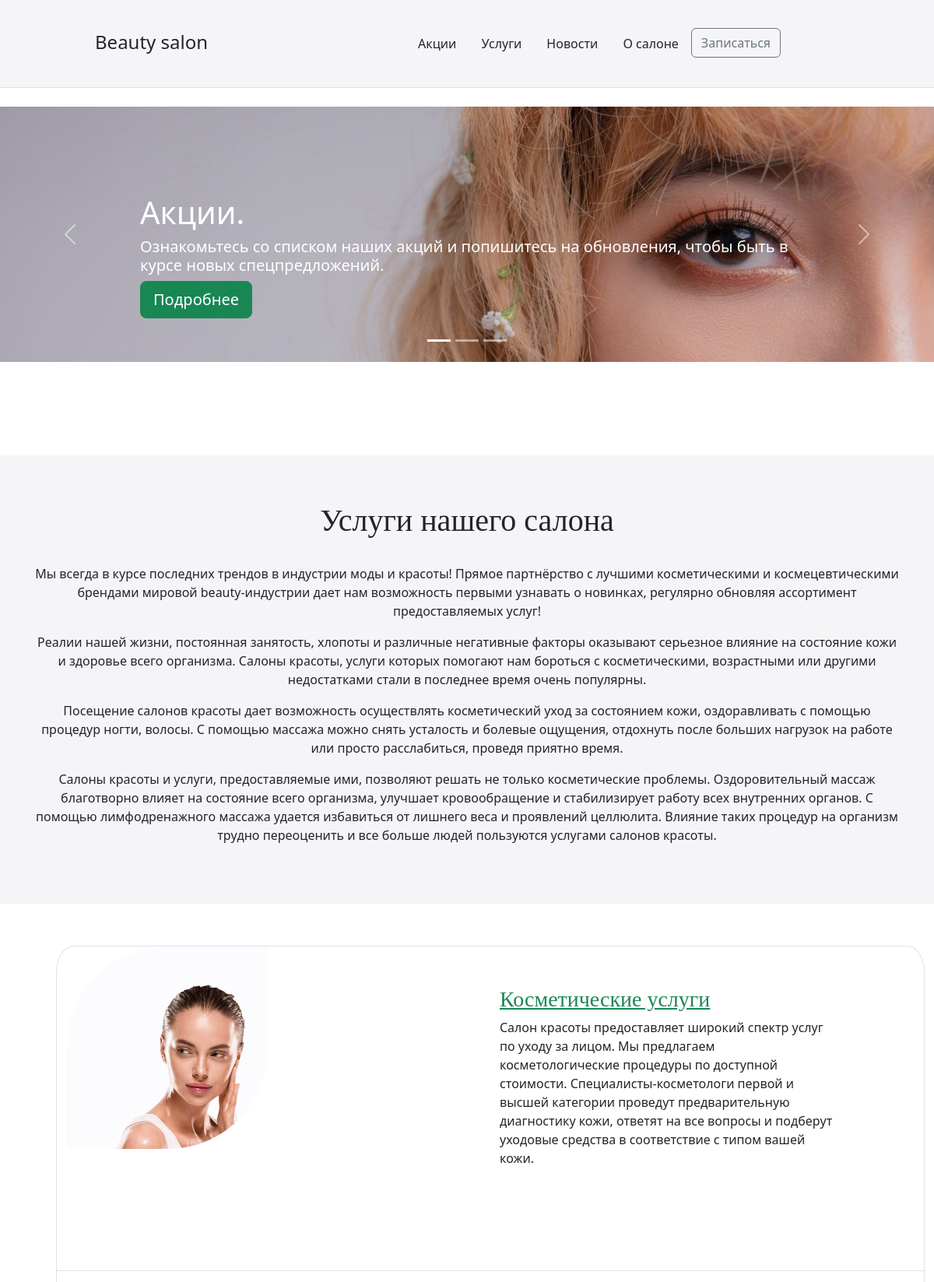
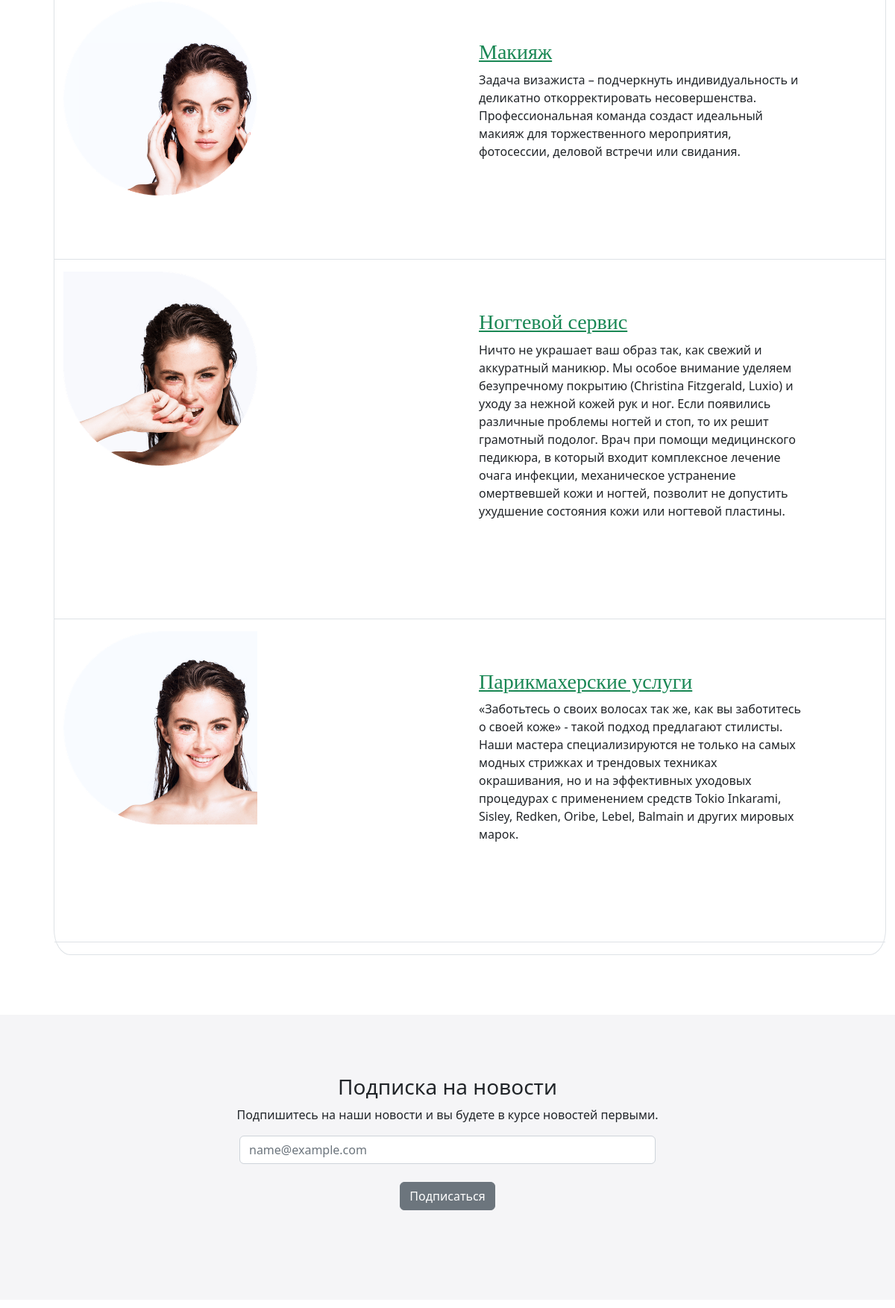
The page / (upper part) on the database its author committed (2 pictures, top to bottom).
### dj_app/models.py (models this page shows, shortened)
class Service(models.Model):
    objects = None
    name = models.CharField("Название категории услуги", max_length=50)
    text_details = models.TextField("Описание категории", max_length=1000)
    img = models.ImageField('Изображение', upload_to='service/')
    class Meta:
        verbose_name = "Категория услуг"
        verbose_name_plural = "Категории услуг"
        ordering = ["name"]  # Сортировка по полю имени

### dj_app/views.py (the view, shortened to what this page needs)
class Index(View):
    def get(self, request):
        services = Service.objects.all()
        subscribe = 'Подпишитесь на наши новости и вы будете в курсе новостей первыми.'
        context = {'services': services, 'subscribe': subscribe}
        subscriber_form = SubscriberForm()
        context['form'] = subscriber_form
        return render(request, 'index.html', context)

### dj_app/form.py
class SubscriberForm(forms.Form):
    email = forms.EmailField(label="Email", required=True, widget=forms.widgets.EmailInput(
        attrs={'type': 'email', 'class': 'form-control', 'id': 'floatingInput', 'placeholder': 'name@example.com'}))
    class Meta:
        model = Subscriber
        exclude = ['']

### templates/index.html (shortened to what this page needs)
{% extends "base.html" %}
{% load static %}
{% block body %}
<div id="myCarousel" class="carousel slide " data-bs-ride="carousel">
    <div class="carousel-indicators">
        <button type="button" data-bs-target="#myCarousel" data-bs-slide-to="0" class="active" aria-label="Slide 1"
                aria-current="true"></button>
        <button type="button" data-bs-target="#myCarousel" data-bs-slide-to="1" aria-label="Slide 2" class=""></button>
        <button type="button" data-bs-target="#myCarousel" data-bs-slide-to="2" aria-label="Slide 3" class=""></button>
    </div>
    <div class="carousel-inner">
        <div class="carousel-item active">
            <img src="static/pexels-photo-3194901.jpg" class="bd-placeholder-img" width="100%" height="100%"
                 xmlns="http://www.w3.org/2000/svg" aria-hidden="true" preserveAspectRatio="xMidYMid slice"
                 focusable="false">
            <div class="container">
                <div class="carousel-caption text-start">
                    <h1>Акции.</h1>
                    <h5> Ознакомьтесь со списком наших акций и попишитесь на обновления, чтобы быть в курсе новых спецпредложений.</h5>
                    <p><a class="btn btn-lg btn-success" href="/sale">Подробнее</a></p>
                </div>
            </div>
        </div>
    </div>
    <button class="carousel-control-prev" type="button" data-bs-target="#myCarousel" data-bs-slide="prev">
        <span class="carousel-control-prev-icon" aria-hidden="true"></span>
    </button>
    <button class="carousel-control-next" type="button" data-bs-target="#myCarousel" data-bs-slide="next">
        <span class="carousel-control-next-icon" aria-hidden="true"></span>
    </button>
</div>
<div class="line text-center">
    <div class="container">
    <h1 class="text-center sale ">Услуги нашего салона</h1>
    <br>
    <p>Мы всегда в курсе последних трендов в индустрии моды и красоты! Прямое партнёрство с лучшими
        косметическими и
        космецевтическими брендами мировой beauty-индустрии дает нам возможность первыми узнавать о новинках,
        регулярно обновляя ассортимент предоставляемых услуг!</p>
    <p>
        Реалии нашей жизни, постоянная занятость, хлопоты и различные негативные факторы оказывают серьезное влияние на
        состояние кожи и здоровье всего организма. Салоны красоты, услуги которых помогают нам бороться с
        косметическими, возрастными или другими недостатками стали в последнее время очень популярны.</p>
        <p>Посещение салонов красоты дает возможность осуществлять косметический уход за состоянием кожи, оздоравливать с
        помощью процедур ногти, волосы. С помощью массажа можно снять усталость и болевые ощущения, отдохнуть после
        больших нагрузок на работе или просто расслабиться, проведя приятно время.</p>
        <p>Салоны красоты и услуги, предоставляемые ими, позволяют решать не только косметические проблемы. Оздоровительный
        массаж благотворно влияет на состояние всего организма, улучшает кровообращение и стабилизирует работу всех
        внутренних органов. С помощью лимфодренажного массажа удается избавиться от лишнего веса и проявлений целлюлита.
        Влияние таких процедур на организм трудно переоценить и все больше людей пользуются услугами салонов красоты.
    </p>
        </div>
</div>
<div class="container">
    <br>
    <div class="service-row">
        <div class="container shell border " style="margin: 30px 30px 30px 30px">
            {% for one in services %}
            <div class="row nav justify-content-center border-bottom pb-3 mb-3">
                <div class="col ">
                    <img src="{{ one.img.url }}" width=60%>
                </div>
                <div class="col container-colonka">
                    <h3><a class="link-success sale " href="{{ one.id }}"> {{ one.name }}</a></h3>
                    <p>{{ one.text_details }}</p>
                </div>
            </div>
            {% endfor %}
        </div>
    </div>
</div>
<section>
    <div class="container-fluid mail-block">
        <div class="mail-block-wrap">
            <h3>Подписка на новости</h3>
            <p class="news-desc">{{ subscribe }}</p>
            <form method="post" action="">
                {% if success %}
                <p class="text-success text-newsletter-success">Спасибо, что подписались!</p>
                {% else %}
                <div class="container">
                    <div class="col-md-6 offset-md-3">
                        <div class="form-group">
                            {{ form.email }}
                        </div>
                        <br>
                        <button id="send-newsletter" class="btn btn-secondary" type="submit">Подписаться</button>
                    </div>
                </div>
                {% endif %}
            </form>
        </div>
    </div>
</section>
{% endblock body %}

### static/main.css (style rules this page uses)
* { margin: 0; padding: 0; outline:0; }
body { font-size: 12px; line-height: 20px; font-family: Georgia, Arial, Helvetica, Sans-Serif; color: #333; background: repeat 0 0; }
a { color: #ff0000; text-decoration: none; cursor:pointer; }
.shell { width: 980px; margin: 0 auto; }
.border { border: 1px solid #e8e8e8; background: #fff; position: relative; border-radius: 2% }
.mail-block { text-align: center; background: #F5F5F7; padding-top: 80px; padding-bottom: 120px; margin-top: 80px; }
.container-fluid { padding-right: 15px; padding-left: 15px; margin-right: auto; margin-left: auto; }
.container-colonka { margin: 100px 100px 100px 100px; padding-top: 50px; }
.sale { font-family: 'Playfair Display Regular' }
.line { margin-top: 120px; padding: 60px 0; background: #F5F5F7; display: block; }

### rows shown on the page
Service: img (picture), name "Косметические услуги", text_details "Салон красоты предоставляет широкий спектр услуг по уходу за лицом. Мы предлагаем косметологические процедуры по доступной стоимости. Специалисты-косметологи первой и высшей категории проведут предварительную диагностику кожи, ответят на все вопросы и подберут уходовые средства в соответствие с типом вашей кожи."
Service: img (picture), name "Макияж", text_details "Задача визажиста – подчеркнуть индивидуальность и деликатно откорректировать несовершенства. Профессиональная команда создаст идеальный макияж для торжественного мероприятия, фотосессии, деловой встречи или свидания."
Service: img (picture), name "Ногтевой сервис", text_details "Ничто не украшает ваш образ так, как свежий и аккуратный маникюр. Мы особое внимание уделяем безупречному покрытию (Christina Fitzgerald, Luxio) и уходу за нежной кожей рук и ног. Если появились различные проблемы ногтей и стоп, то их решит грамотный подолог. Врач при помощи медицинского педикюра, в который входит комплексное лечение очага инфекции, механическое устранение омертвевшей кожи и ногтей, позволит не допустить ухудшение состояния кожи или ногтевой пластины."
Service: img (picture), name "Парикмахерские услуги", text_details "«Заботьтесь о своих волосах так же, как вы заботитесь о своей коже» - такой подход предлагают стилисты. Наши мастера специализируются не только на самых модных стрижках и трендовых техниках окрашивания, но и на эффективных уходовых процедурах с применением средств Tokio Inkarami, Sisley, Redken, Oribe, Lebel, Balmain и других мировых марок."

### other values the page prints
{{ subscribe }} "Подпишитесь на наши новости и вы будете в курсе новостей первыми."
